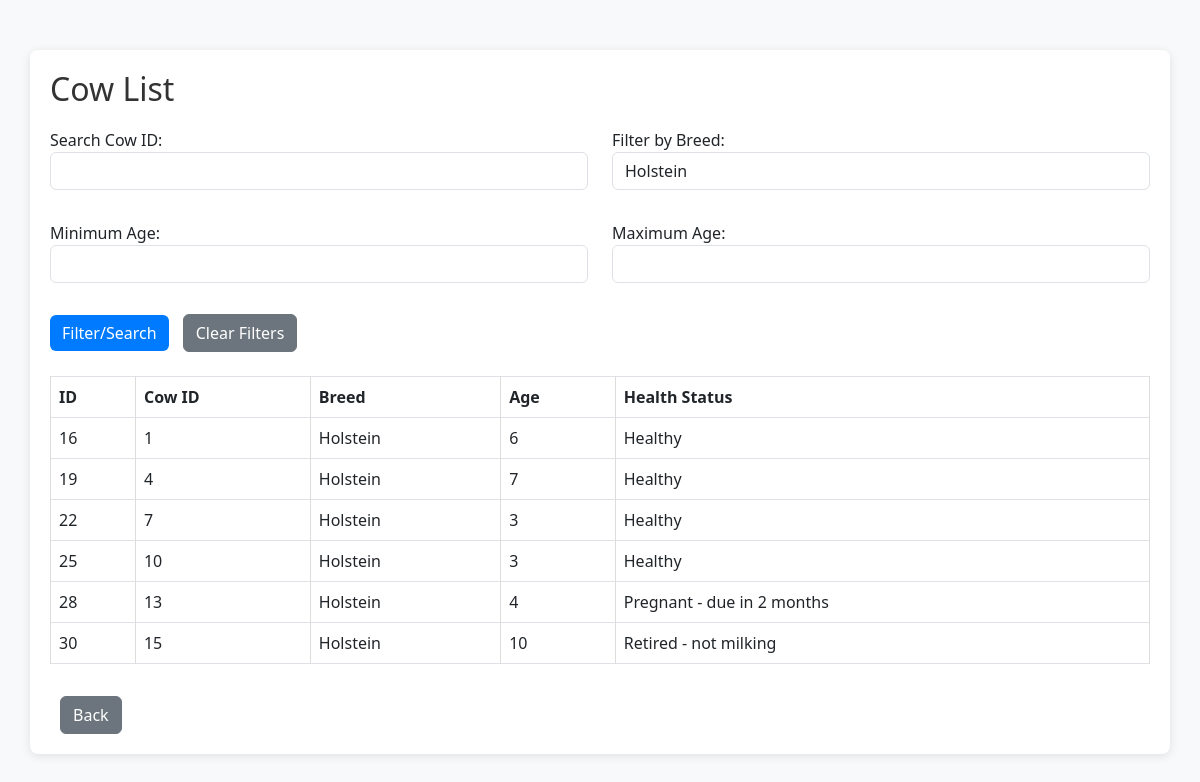
/Dairy/Farm/views/cows/list.php?breed=Holstein (signed in), run on the app's committed database.
### tables this page shows
CREATE TABLE `cows` (
  `id` int(11) NOT NULL,
  `cow_id` varchar(50) NOT NULL,
  `name` varchar(255) NOT NULL,
  `tag_number` varchar(50) DEFAULT NULL,
  `breed` varchar(255) DEFAULT NULL,
  `date_of_birth` date DEFAULT NULL,
  `age` int(11) DEFAULT NULL,
  `health_status` varchar(100) DEFAULT NULL
);

### Dairy/Farm/models/cow.php (called while the page is built, shortened)
<?php
class Cow {
    private $pdo;
    public function __construct($pdo) {
        $this->pdo = $pdo;
    }
    public function getCowsFiltered(string $search = null, string $breed = null, int $ageMin = null, int $ageMax = null): array {
        $sql = "SELECT * FROM cows WHERE 1";
        $params = [];
        if ($breed !== null) {
            $sql .= " AND breed = ?";
            $params[] = $breed;
        }
        try {
            $stmt = $this->pdo->prepare($sql);
            $stmt->execute($params);
            return $stmt->fetchAll(PDO::FETCH_ASSOC);
        } catch (PDOException $e) {
            error_log("Database error (getCowsFiltered): " . $e->getMessage());
            return [];
        }
    }
}
?>

### Dairy/Farm/Views/cows/list.php (the view, shortened to what this page needs)
<?php
require_once '../../config/database.php';
require_once '../../models/Cow.php';
$cow = new Cow($pdo);
$search = $_GET['search'] ?? null;
$breed = $_GET['breed'] ?? null;
$ageMin = $_GET['age_min'] ?? null;
$ageMax = $_GET['age_max'] ?? null;
$cows = $cow->getCowsFiltered($search, $breed, $ageMin, $ageMax);
?>
<!DOCTYPE html>
<html lang="en">
<head>
    <link href="https://cdn.jsdelivr.net/npm/bootstrap@5.3.0/dist/css/bootstrap.min.css" rel="stylesheet">
</head>
<body>
    <div class="container">
        <h2>Cow List</h2>
        <form method="get" action="">
            <div class="row mb-3">
                <div class="col">
                    <label for="search">Search Cow ID:</label>
                    <input type="text" name="search" id="search" class="form-control" value="<?php echo htmlspecialchars($search ?? ''); ?>">
                </div>
                <div class="col">
                    <label for="breed">Filter by Breed:</label>
                    <input type="text" name="breed" id="breed" class="form-control" value="<?php echo htmlspecialchars($breed ?? ''); ?>">
                </div>
            </div>
            <div class="row mb-3">
                <div class="col">
                    <label for="age_min">Minimum Age:</label>
                    <input type="number" name="age_min" id="age_min" class="form-control" value="<?php echo htmlspecialchars($ageMin ?? ''); ?>">
                </div>
                <div class="col">
                    <label for="age_max">Maximum Age:</label>
                    <input type="number" name="age_max" id="age_max" class="form-control" value="<?php echo htmlspecialchars($ageMax ?? ''); ?>">
                </div>
            </div>
            <button type="submit" class="btn btn-primary">Filter/Search</button>
            <a href="list.php" class="btn btn-secondary">Clear Filters</a>
        </form>
        <table class="table table-bordered table-responsive mt-4">
            <thead>
                <tr>
                    <th>ID</th>
                    <th>Cow ID</th>
                    <th>Breed</th>
                    <th>Age</th>
                    <th>Health Status</th>
                </tr>
            </thead>
            <tbody>
                <?php foreach ($cows as $aCow): ?>
                    <tr>
                        <td><?php echo htmlspecialchars($aCow['id']); ?></td>
                        <td><?php echo htmlspecialchars($aCow['cow_id']); ?></td>
                        <td><?php echo htmlspecialchars($aCow['breed']); ?></td>
                        <td><?php echo htmlspecialchars($aCow['age']); ?></td>
                        <td><?php echo htmlspecialchars($aCow['health_status']); ?></td>
                    </tr>
                <?php endforeach; ?>
            </tbody>
        </table>
        <a href="javascript:history.back()" class="btn btn-secondary mt-3">Back</a>
    </div>
</body>
</html>

### Dairy/Farm/Views/cows/list.php (style rules this page uses)
body { background-color: #f8f9fa; }
.container { background-color: white; border-radius: 8px; box-shadow: 0 2px 10px rgba(0, 0, 0, 0.1); padding: 20px; margin-top: 50px; }
h2 { color: #333; margin-bottom: 20px; }
table { width: 100%; border-collapse: collapse; margin-top: 20px; }
th, td { border: 1px solid #ddd; padding: 8px; text-align: left; }
th { background-color: #f2f2f2; }
.form-control { margin-bottom: 15px; }
.btn-primary { background-color: #007bff; border: none; }
.btn-secondary { margin-left: 10px; }

### data on the page
cows: id "16", cow "1", breed "Holstein", age "6", health_status "Healthy"
cows: id "19", cow "4", breed "Holstein", age "7", health_status "Healthy"
cows: id "22", cow "7", breed "Holstein", age "3", health_status "Healthy"
cows: id "25", cow "10", breed "Holstein", age "3", health_status "Healthy"
cows: id "28", cow "13", breed "Holstein", age "4", health_status "Pregnant - due in 2 months"
cows: id "30", cow "15", breed "Holstein", age "10", health_status "Retired - not milking"
